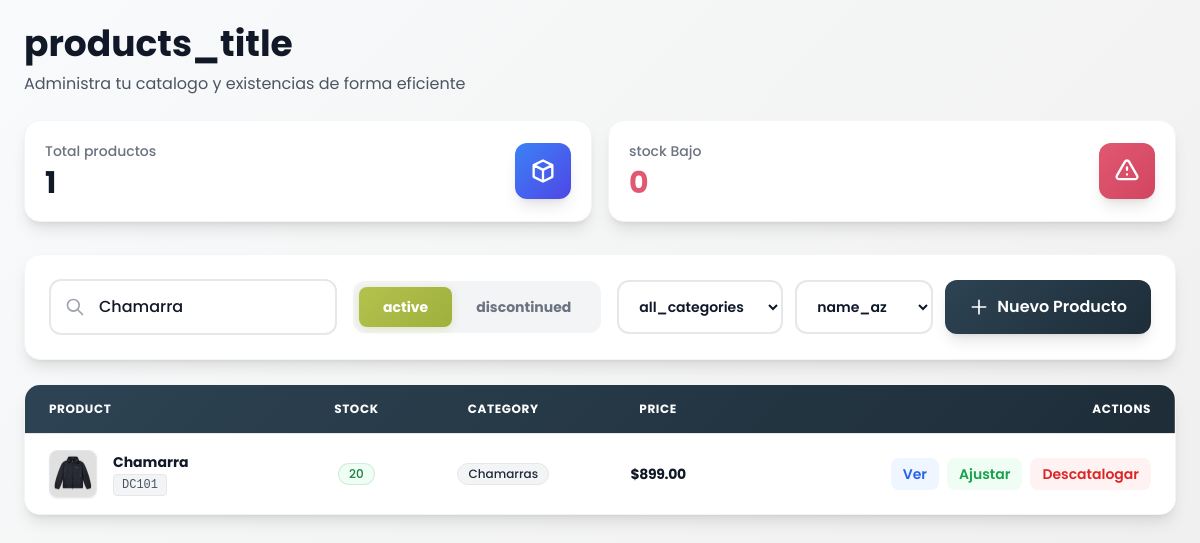
Page /src/pages/productos_contenido.php?busqueda=Chamarra on the committed database.
### tables this page shows
CREATE TABLE `productos` (
  `cod_barras` bigint(20) NOT NULL,
  `nom_producto` varchar(150) NOT NULL,
  `descripcion` text DEFAULT NULL,
  `marca` varchar(100) DEFAULT NULL,
  `imagen` varchar(255) DEFAULT NULL,
  `talla` varchar(20) DEFAULT NULL,
  `color` varchar(50) DEFAULT NULL,
  `sku` varchar(10) DEFAULT NULL,
  `cantidad` int(11) DEFAULT 0,
  `cantidad_min` int(11) NOT NULL DEFAULT 0,
  `costo` decimal(10,2) NOT NULL,
  `precio` decimal(10,2) NOT NULL,
  `id_categoria` int(11) DEFAULT NULL,
  `id_proveedor` int(11) DEFAULT NULL,
  `is_active` tinyint(1) NOT NULL DEFAULT 1
);

CREATE TABLE `categorias` (
  `id_categoria` int(11) NOT NULL,
  `nombre` varchar(100) NOT NULL
);

### src/config/translation.php (called while the page is built, shortened)
<?php
$default_lang = 'es';
$lang = $default_lang;
$lang_file = __DIR__ . '/../lang/' . $lang . '.php';
$translations = file_exists($lang_file) ? require $lang_file : [];
function __($key) {
    global $translations;
    return $translations[$key] ?? $key;
}

### src/pages/productos_contenido.php (the view, shortened to what this page needs)
<?php
require_once __DIR__ . '/../config/translation.php';
require_once __DIR__ . "/../config/db.php";
$busqueda = $_GET['busqueda'] ?? '';
$orden = $_GET['orden'] ?? 'p.nom_producto ASC';
$sql = "SELECT
            p.cod_barras,
            p.cod_barras AS id_producto,
            p.nom_producto,
            p.imagen,
            p.marca,
            p.descripcion,
            c.nombre AS categoria,
            p.cantidad,
            p.color,
            p.sku,
            p.cantidad_min,
            p.costo,
            p.precio,
            p.id_categoria,
            (SELECT COUNT(*) FROM variantes v2 WHERE v2.cod_barras = p.cod_barras) AS tiene_variante,
            IFNULL(p.is_active,1) AS is_active
        FROM productos p
        LEFT JOIN categorias c ON p.id_categoria = c.id_categoria
        WHERE 1=1";
if (!empty($busqueda)) $sql .= " AND (p.nom_producto LIKE :busqueda OR p.cod_barras LIKE :busqueda)";
$sql .= " ORDER BY $orden";
$stmt = $pdo->prepare($sql);
$params = [];
if (!empty($busqueda)) $params[':busqueda'] = "%$busqueda%";
$stmt->execute($params);
$productos = $stmt->fetchAll(PDO::FETCH_ASSOC);
$totalProductos = count($productos);
$stockBajo = 0;
$esCajero = isset($_SESSION['rol']) && strtolower($_SESSION['rol']) === 'cajero';
?>
<script src="https://cdn.tailwindcss.com"></script>
<div class="max-w-7xl mx-auto p-4 md:p-6 pb-32">
    <div class="mb-8 animate-slideDown">
        <div class="mb-6">
            <h1 class="text-3xl md:text-4xl font-bold text-gray-900 mb-2"><?php echo __('products_title'); ?></h1>
            <p class="text-gray-600 text-base">Administra tu catalogo y existencias de forma eficiente</p>
        </div>
        <div class="grid grid-cols-1 md:grid-cols-2 gap-4">
            <div class="bg-white rounded-2xl p-5 shadow-lg hover-lift animate-slideUp border border-gray-100">
                <div class="flex items-center justify-between">
                    <div>
                        <p class="text-gray-500 text-sm font-medium mb-1">Total <?php echo __('productos'); ?></p>
                        <p class="text-3xl font-bold text-gray-900" id="totalProductos"><?= $totalProductos ?></p>
                    </div>
                    <div class="w-14 h-14 bg-gradient-to-br from-blue-500 to-indigo-600 rounded-xl flex items-center justify-center shadow-lg">
                        <svg class="w-7 h-7 text-white" fill="none" stroke="currentColor" viewBox="0 0 24 24">
                            <path stroke-linecap="round" stroke-linejoin="round" stroke-width="2" d="M20 7l-8-4-8 4m16 0l-8 4m8-4v10l-8 4m0-10L4 7m8 4v10M4 7v10l8 4"/>
                        </svg>
                    </div>
                </div>
            </div>
            <div class="bg-white rounded-2xl p-5 shadow-lg hover-lift animate-slideUp delay-100 border border-gray-100">
                <div class="flex items-center justify-between">
                    <div>
                        <p class="text-gray-500 text-sm font-medium mb-1"><?php echo __('stock'); ?> Bajo</p>
                        <p class="text-3xl font-bold" style="color: #e15871;"><?= $stockBajo ?></p>
                    </div>
                    <div class="w-14 h-14 rounded-xl flex items-center justify-center shadow-lg" style="background: linear-gradient(135deg, #e15871 0%, #d14560 100%);">
                        <svg class="w-7 h-7 text-white" fill="none" stroke="currentColor" viewBox="0 0 24 24">
                            <path stroke-linecap="round" stroke-linejoin="round" stroke-width="2" d="M12 9v2m0 4h.01m-6.938 4h13.856c1.54 0 2.502-1.667 1.732-3L13.732 4c-.77-1.333-2.694-1.333-3.464 0L3.34 16c-.77 1.333.192 3 1.732 3z"/>
                        </svg>
                    </div>
                </div>
            </div>
        </div>
    </div>
    <div class="bg-white rounded-2xl shadow-lg p-6 mb-6 animate-slideUp delay-100 border border-gray-100">
        <div class="flex flex-col lg:flex-row gap-4 items-stretch lg:items-center">
            <div class="flex flex-col md:flex-row gap-4 flex-1 items-stretch md:items-center">
                <div class="relative flex-1">
                    <input id="busqueda" type="text" placeholder="<?php echo __('search_product_placeholder'); ?>"
                           value="<?= htmlspecialchars($busqueda) ?>"
                           class="search-input w-full pl-12 pr-12 py-3.5 rounded-xl border-2 border-gray-200 focus:border-primary focus:outline-none transition-all duration-200 text-gray-900 placeholder-gray-400 font-medium">
                </div>
                <div class="flex bg-gray-100 p-1.5 rounded-xl">
                    <button data-status="activo" class="tab-btn active flex-1 md:flex-none px-6 py-2.5 rounded-lg text-sm font-bold transition-all">
                        <?php echo __('active'); ?>
                    </button>
                    <button data-status="descatalogado" class="tab-btn flex-1 md:flex-none px-6 py-2.5 rounded-lg text-sm font-bold text-gray-500 hover:text-gray-900 transition-all">
                        <?php echo __('discontinued'); ?>
                    </button>
                </div>
            </div>
            <div class="flex flex-wrap md:flex-nowrap gap-3 justify-end">
                <select id="categoria" class="px-4 py-3.5 rounded-xl border-2 border-gray-200 bg-white text-sm font-semibold focus:border-primary focus:outline-none cursor-pointer hover:bg-gray-50 transition-all">
                    <option value=""><?php echo __('all_categories'); ?></option>
                </select>
                <select id="orden" class="px-4 py-3.5 rounded-xl border-2 border-gray-200 bg-white text-sm font-semibold focus:border-primary focus:outline-none cursor-pointer hover:bg-gray-50 transition-all hidden md:block">
                    <option value="nom_asc" <?= ($orden == 'nom_asc') ? 'selected' : '' ?>><?php echo __('name_az'); ?></option>
                </select>
                <?php if ($esCajero): ?>
                    <button id="btnAgregarProducto" disabled class="inline-flex items-center gap-2 px-6 py-3.5 rounded-xl text-white font-semibold shadow-lg transition-all duration-200 opacity-50 cursor-not-allowed" style="background: linear-gradient(135deg, #2d4353 0%, #1e2d38 100%);" title="No autorizado">
                        <svg class="w-5 h-5" fill="none" stroke="currentColor" viewBox="0 0 24 24">
                            <path stroke-linecap="round" stroke-linejoin="round" stroke-width="2" d="M12 4v16m8-8H4"/>
                        </svg>
                        <span class="hidden sm:inline">Nuevo Producto</span>
                    </button>
                <?php else: ?>
                    <button id="btnAgregarProducto" onclick="window.location.href='index.php?view=agregar_producto'" class="inline-flex items-center gap-2 px-6 py-3.5 rounded-xl text-white font-semibold shadow-lg hover:shadow-xl hover:scale-105 transition-all duration-200" style="background: linear-gradient(135deg, #2d4353 0%, #1e2d38 100%);">
                        <svg class="w-5 h-5" fill="none" stroke="currentColor" viewBox="0 0 24 24">
                            <path stroke-linecap="round" stroke-linejoin="round" stroke-width="2" d="M12 4v16m8-8H4"/>
                        </svg>
                        <span class="hidden sm:inline">Nuevo Producto</span>
                    </button>
                <?php endif; ?>
            </div>
        </div>
    </div>
    <div class="bg-white rounded-2xl shadow-lg overflow-hidden animate-slideUp delay-200 border border-gray-100">
        <div class="overflow-x-auto">
            <table class="min-w-full divide-y divide-gray-200">
                <thead style="background: linear-gradient(135deg, #2d4353 0%, #1e2d38 100%);">
                    <tr>
                        <th class="px-6 py-4 text-left text-xs font-bold text-white uppercase tracking-wider"><?php echo __('product'); ?></th>
                        <th class="px-4 py-4 text-center text-xs font-bold text-white uppercase tracking-wider"><?php echo __('stock'); ?></th>
                        <th class="px-4 py-4 text-center text-xs font-bold text-white uppercase tracking-wider hidden sm:table-cell"><?php echo __('category'); ?></th>
                        <th class="px-4 py-4 text-center text-xs font-bold text-white uppercase tracking-wider"><?php echo __('price'); ?></th>
                        <th class="px-6 py-4 text-right text-xs font-bold text-white uppercase tracking-wider"><?php echo __('actions'); ?></th>
                    </tr>
                </thead>
                <tbody id="tabla-productos" class="bg-white divide-y divide-gray-200">
                    <?php
                        if (!empty($productos)) {
                            foreach ($productos as $producto) {
                                $producto['nombre_categoria'] = $producto['categoria'];
                                include __DIR__ . '/../api/product_row.partial.php';
                            }
                        }
                    ?>
                </tbody>
            </table>
        </div>
    </div>
</div>

### src/api/product_row.partial.php (shortened to what this page needs)
<?php
$pid = htmlspecialchars($producto['cod_barras']);
$nombre = htmlspecialchars($producto['nom_producto']);
$sku = htmlspecialchars($producto['cod_barras']);
if (!empty($producto['sku'])) $sku = htmlspecialchars($producto['sku']);
$categoria = htmlspecialchars($producto['nombre_categoria'] ?? $producto['categoria'] ?? 'Sin categoría');
$cantidad = (int)($producto['cantidad'] ?? 0);
$cantidad_min = (int)($producto['cantidad_min'] ?? 0);
$is_active = (int)($producto['is_active'] ?? 1);
$precio = $producto['precio'] ?? 0;
$tieneVariantes = ($producto['tiene_variante'] ?? 0) > 0;
if ($cantidad > $cantidad_min) {
    $stockClass = 'bg-green-50 text-green-700 ring-1 ring-green-600/20';
} elseif ($cantidad > 0 && $cantidad <= $cantidad_min) {
    $stockClass = 'bg-orange-50 text-orange-700 ring-1 ring-orange-600/20';
} else {
    $stockClass = 'bg-red-50 text-red-700 ring-1 ring-red-600/20';
}
$imagen = !empty($producto['imagen']) ? "uploads/".htmlspecialchars($producto['imagen']) : "../uploads/sin-imagen.png";
$jsonProducto = htmlspecialchars(json_encode($producto), ENT_QUOTES, 'UTF-8');
?>
<tr class="group hover:bg-gray-50 transition-colors duration-200 <?= $tieneVariantes ? 'product-parent cursor-pointer' : '' ?> <?php if(!$is_active) echo 'opacity-60 bg-gray-50'; ?>"
    id="product-row-<?= $pid ?>"
    data-product-id="<?= $pid ?>"
    data-details="<?= $jsonProducto ?>">
    <td class="px-6 py-4">
        <div class="flex items-center gap-4">
            <div class="w-12 h-12 rounded-lg overflow-hidden border border-gray-200 shadow-sm flex-shrink-0 bg-white group-hover:border-blue-200 transition-colors">
                <img src="<?= $imagen ?>" class="w-full h-full object-cover" alt="<?= $nombre ?>">
            </div>
            <div class="flex-1 min-w-0">
                <div class="font-bold text-gray-900 text-sm mb-0.5 truncate group-hover:text-blue-600 transition-colors"><?= $nombre ?></div>
                <div class="flex items-center gap-2 text-xs text-gray-500">
                    <span class="bg-gray-100 px-2 py-0.5 rounded text-gray-600 font-mono border border-gray-200"><?= $sku ?></span>
                </div>
            </div>
        </div>
    </td>
    <td class="px-4 py-4 text-center">
        <span id="stock-<?= $pid ?>" data-min="<?= $cantidad_min ?>" class="inline-flex items-center px-2.5 py-0.5 rounded-full text-xs font-medium <?= $stockClass ?>">
            <?= $cantidad ?>
        </span>
    </td>
    <td class="px-4 py-4 text-center hidden sm:table-cell">
        <span class="inline-flex items-center px-2.5 py-0.5 rounded-full text-xs font-medium bg-gray-100 text-gray-800 border border-gray-200">
            <?= $categoria ?>
        </span>
    </td>
    <td class="px-4 py-4 text-center">
        <span class="font-bold text-gray-900 text-sm tracking-tight">
            <?= $tieneVariantes ? '—' : '$'.number_format($precio, 2) ?>
        </span>
    </td>
 <td class="px-6 py-4 text-right">
    <div class="inline-flex gap-2">
        <?php if ($tieneVariantes): ?>
            <button class="toggle-active px-3 py-1.5 rounded-lg text-sm font-semibold transition-all duration-200 hover:shadow-md hover:scale-105 <?= $is_active ? 'bg-red-50 text-red-600 hover:bg-red-100' : 'bg-green-50 text-green-600 hover:bg-green-100' ?>"
                    title="<?= $is_active ? 'Descatalogar' : 'Activar' ?>"
                    data-id="<?= $pid ?>"
                    data-type="producto"
                    data-active="<?= $is_active ? 'true' : 'false' ?>">
                <?= $is_active ? 'Descatalogar' : 'Activar' ?>
            </button>
        <?php else: ?>
            <button class="open-modal-btn px-3 py-1.5 bg-blue-50 text-blue-600 rounded-lg text-sm font-semibold hover:bg-blue-100 transition-all duration-200 hover:shadow-md hover:scale-105"
                    title="Ver Detalles"
                    data-id="<?= $pid ?>"
                    data-details='<?= $jsonProducto ?>'>
                Ver
            </button>
            <button class="btn-ajuste px-3 py-1.5 bg-green-50 text-green-600 rounded-lg text-sm font-semibold hover:bg-green-100 transition-all duration-200 hover:shadow-md hover:scale-105"
                title="Ajustar Stock"
                data-id="<?= $pid ?>"
                data-type="producto"
                data-nombre="<?= htmlspecialchars($nombre) ?>">
                Ajustar
            </button>
            <button class="toggle-active px-3 py-1.5 rounded-lg text-sm font-semibold transition-all duration-200 hover:shadow-md hover:scale-105 <?= $is_active ? 'bg-red-50 text-red-600 hover:bg-red-100' : 'bg-green-50 text-green-600 hover:bg-green-100' ?>"
                    title="<?= $is_active ? 'Descatalogar' : 'Activar' ?>"
                    data-id="<?= $pid ?>"
                    data-type="producto"
                    data-active="<?= $is_active ? 'true' : 'false' ?>">
                <?= $is_active ? 'Descatalogar' : 'Activar' ?>
            </button>
        <?php endif; ?>
    </div>
</td>
</tr>

### src/pages/productos_contenido.php (style rules this page uses)
.animate-slideDown { animation: slideDown 0.5s cubic-bezier(0.4, 0, 0.2, 1); }
.animate-slideUp { animation: slideUp 0.5s cubic-bezier(0.4, 0, 0.2, 1); }
.delay-100 { animation-delay: 0.1s; animation-fill-mode: both; }
.delay-200 { animation-delay: 0.2s; animation-fill-mode: both; }
.hover-lift { transition: all 0.3s cubic-bezier(0.4, 0, 0.2, 1); }
.search-input { transition: all 0.3s cubic-bezier(0.4, 0, 0.2, 1); }
tbody tr { transition: all 0.2s ease; }
.tab-btn { transition: all 0.3s cubic-bezier(0.4, 0, 0.2, 1); }
.tab-btn.active { background: linear-gradient(135deg, var(--primary) 0%, var(--primary-dark) 100%); color: white; box-shadow: 0 2px 8px rgba(180, 194, 77, 0.3); }

### rows in the picture
productos: imagen+nom_producto (picture), nom_producto "Chamarra", sku "DC101", cantidad "20", id_categoria.nombre "Chamarras", precio "899.00"

### other values in the picture
__('products_title') "products_title"
__('productos') "productos"
$totalProductos "1"
__('stock') "stock"
$stockBajo "0"
__('active') "active"
__('discontinued') "discontinued"
__('product') "PRODUCT"
__('stock') "STOCK"
__('category') "CATEGORY"
__('price') "PRICE"
__('actions') "ACTIONS"
form field value "all_categories"
form field value "name_az"
